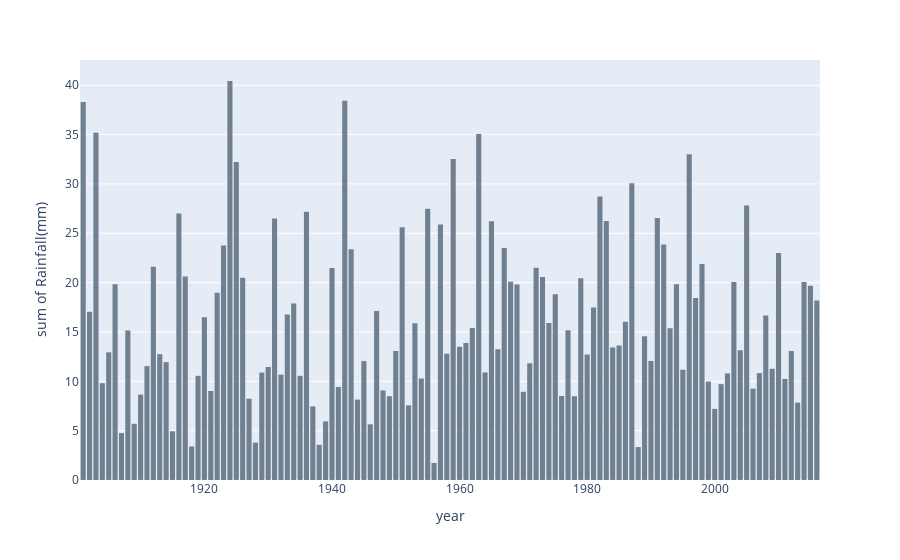

Notebook cell for this chart:
### Markdown cell above
## May

### Code cell
df_m=df.loc[df['Month']=='May']
df_m['Month'].unique()
plt.figure(figsize=(15,5))
fig.update_layout(title_text="Rain_Fall with restpect to Year 1901-2016", title_x=0.5)
fig = px.histogram(df_m, x="year", y="Rainfall(mm)",nbins=116,color_discrete_sequence=["slategrey"],
                   )
fig.update_layout(bargap=0.2)
fig.show()
